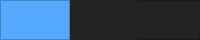
     <widget class="QFrame" name="Top_Bar">
      <property name="maximumSize">
       <size>
        <width>16777215</width>
        <height>40</height>
       </size>
      </property>
      <property name="styleSheet">
       <string notr="true">background-color: rgb(35, 35, 35);</string>
      </property>
      <property name="frameShape">
       <enum>QFrame::NoFrame</enum>
      </property>
      <property name="frameShadow">
       <enum>QFrame::Raised</enum>
      </property>
      <layout class="QHBoxLayout" name="horizontalLayout">
       <property name="spacing">
        <number>0</number>
       </property>
       <property name="leftMargin">
        <number>0</number>
       </property>
       <property name="topMargin">
        <number>0</number>
       </property>
       <property name="rightMargin">
        <number>0</number>
       </property>
       <property name="bottomMargin">
        <number>0</number>
       </property>
       <item>
        <widget class="QFrame" name="frame_toggle">
         <property name="maximumSize">
          <size>
           <width>70</width>
           <height>40</height>
          </size>
         </property>
         <property name="styleSheet">
          <string notr="true">background-color: rgb(85, 170, 255);</string>
         </property>
         <property name="frameShape">
          <enum>QFrame::StyledPanel</enum>
         </property>
         <property name="frameShadow">
          <enum>QFrame::Raised</enum>
         </property>
         <layout class="QVBoxLayout" name="verticalLayout_2">
          <property name="spacing">
           <number>0</number>
          </property>
          <property name="leftMargin">
           <number>0</number>
          </property>
          <property name="topMargin">
           <number>0</number>
          </property>
          <property name="rightMargin">
           <number>0</number>
          </property>
          <property name="bottomMargin">
           <number>0</number>
          </property>
          <item>
           <widget class="QPushButton" name="Btn_Toggle">
            <property name="sizePolicy">
             <sizepolicy hsizetype="Expanding" vsizetype="Expanding">
              <horstretch>0</horstretch>
              <verstretch>0</verstretch>
             </sizepolicy>
            </property>
            <property name="styleSheet">
             <string notr="true">color: rgb(255, 255, 255);
border: 0px solid;</string>
            </property>
            <property name="text">
             <string/>
            </property>
            <property name="icon">
             <iconset>
              <normaloff>img/icons/hamburger_menu_icon_149466.ico</normaloff>img/icons/hamburger_menu_icon_149466.ico</iconset>
            </property>
           </widget>
          </item>
         </layout>
        </widget>
       </item>
       <item>
        <widget class="QFrame" name="frame_top">
         <property name="frameShape">
          <enum>QFrame::StyledPanel</enum>
         </property>
         <property name="frameShadow">
          <enum>QFrame::Raised</enum>
         </property>
         <widget class="QLabel" name="label_header">
          <property name="geometry">
           <rect>
            <x>0</x>
            <y>2</y>
            <width>1021</width>
            <height>31</height>
           </rect>
          </property>
          <property name="styleSheet">
           <string notr="true">color:#fff;
font-size:24px;</string>
          </property>
          <property name="text">
           <string>Главная страница</string>
          </property>
          <property name="alignment">
           <set>Qt::AlignCenter</set>
          </property>
         </widget>
         <widget class="QPushButton" name="btn_page_7">
          <property name="geometry">
           <rect>
            <x>0</x>
            <y>0</y>
            <width>68</width>
            <height>40</height>
           </rect>
          </property>
          <property name="minimumSize">
           <size>
            <width>0</width>
            <height>40</height>
           </size>
          </property>
          <property name="styleSheet">
           <string notr="true">QPushButton {
	color: rgb(255, 255, 255);
	background-color: rgb(35, 35, 35);
	border: 0px solid;
}
QPushButton:hover {
	background-color: rgb(85, 170, 255);
}</string>
          </property>
          <property name="text">
           <string/>
          </property>
          <property name="icon">
           <iconset>
            <normaloff>../../../.designer/backup/img/icons/left_arrow_edited.ico</normaloff>../../../.designer/backup/img/icons/left_arrow_edited.ico</iconset>
          </property>
         </widget>
        </widget>
       </item>
      </layout>
     </widget>
